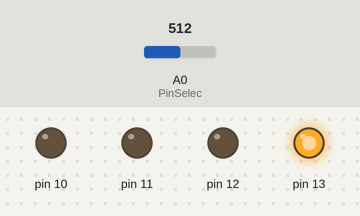
The sketch below on a simulated Arduino Uno, built with avr-gcc and run on an emulated ATmega328P. Shown: output pins drawn as LEDs (lit = HIGH). The inputs (shaded band) are chosen by the test bench; at power-on: A0 (PinSelec) = 512.

Above: at 1.2 s.
1.3 s: A0 (PinSelec) set to 528
At 2.1 s:
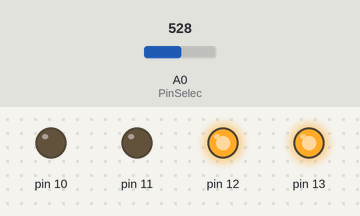
2.8 s: A0 (PinSelec) set to 244
At 3.3 s:
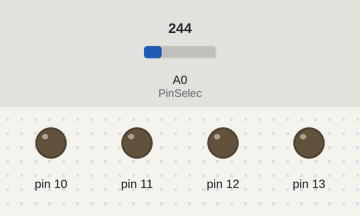
4.3 s: A0 (PinSelec) set to 268
At 5.5 s:
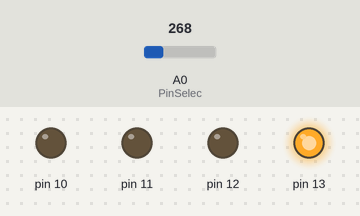
5.8 s: A0 (PinSelec) set to 900
At 6.7 s:
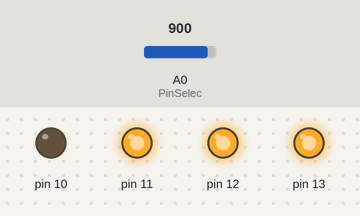
7.3 s: A0 (PinSelec) set to 1006
8.8 s: A0 (PinSelec) set to 1020
At 10.2 s:
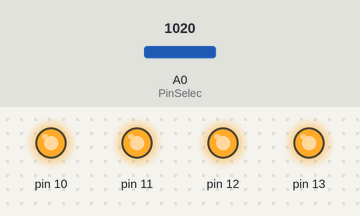
Timing chart, 0 to 11.3 s (numbered marks = the images above; inputs shaded):
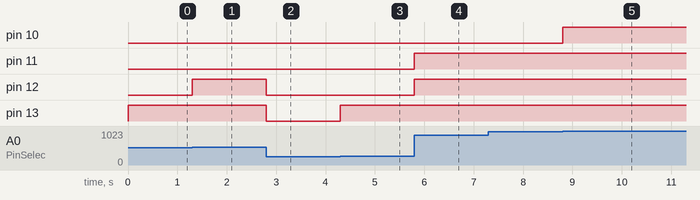

Measured:
- the behaviour switches between 515 and 516 on A0 (PinSelec) (found by bisection; images 0 and 1)
- the behaviour switches between 259 and 260 on A0 (PinSelec) (found by bisection; images 2 and 3)
- the behaviour switches between 1019 and 1020 on A0 (PinSelec) (found by bisection; images 4 and 5)
- after the input at 1.3 s, pin 12: LOW → HIGH at once
- after the input at 2.8 s, pin 12, pin 13: HIGH → LOW at once
- after the input at 4.3 s, pin 13: LOW → HIGH at once
- after the input at 5.8 s, pin 11, pin 12: LOW → HIGH at once
- after the input at 7.3 s, every drawn part: stays the same
- after the input at 8.8 s, pin 10: LOW → HIGH at once

The sketch:

entree_sortie_arduino_V1.1.ino
```cpp
/****************************************************************************

ce programme reagis comme un bargraphe
il allume les DEL en fonction de la valeur du potentiometre.

modified 23 Septembre 2015
  by contact@plaisirarduino.fr


*******************************************************************************/


int PinSelec = A0;


void setup() {

  pinMode(13, OUTPUT);
  pinMode(12, OUTPUT);
  pinMode(11, OUTPUT);
  pinMode(10, OUTPUT);


}

void loop() {

  int InBroche = analogRead(PinSelec)/4;

  if ( InBroche > 64 )
  {
    digitalWrite(13, HIGH);
  }
  else if ( InBroche < 64 )
  {
    digitalWrite(13, LOW);
  }

  if ( InBroche > 128 )
  {
    digitalWrite(12, HIGH);
  }
  else if (InBroche < 128)
  {
    digitalWrite(12, LOW);
  }

  if ( InBroche > 192 )
  {
    digitalWrite(11, HIGH);
  }
   else if (InBroche < 192)
  {
    digitalWrite(11, LOW);
  }

  if ( InBroche > 254 )
  {
    digitalWrite(10, HIGH);
  }

else if (InBroche < 254)
  {
    digitalWrite(10, LOW);
  }


}
```
